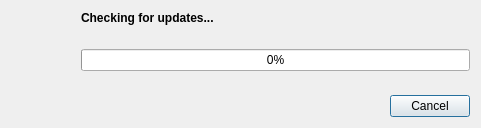
<?xml version="1.0" encoding="UTF-8"?>
<ui version="4.0">
 <class>FvUpdateCheckingDialog</class>
 <widget class="QDialog" name="FvUpdateCheckingDialog">
  <property name="geometry">
   <rect>
    <x>0</x>
    <y>0</y>
    <width>481</width>
    <height>128</height>
   </rect>
  </property>
  <property name="windowTitle">
   <string>Software Update</string>
  </property>
  <layout class="QHBoxLayout" name="horizontalLayout_2">
   <item>
    <layout class="QVBoxLayout" name="verticalLayout_4">
     <item>
      <widget class="QLabel" name="iconLabel">
       <property name="minimumSize">
        <size>
         <width>64</width>
         <height>64</height>
        </size>
       </property>
       <property name="maximumSize">
        <size>
         <width>64</width>
         <height>64</height>
        </size>
       </property>
       <property name="layoutDirection">
        <enum>Qt::LeftToRight</enum>
       </property>
       <property name="frameShape">
        <enum>QFrame::NoFrame</enum>
       </property>
       <property name="lineWidth">
        <number>0</number>
       </property>
       <property name="text">
        <string/>
       </property>
       <property name="pixmap">
        <pixmap resource="Farvor.qrc">:/icons/update_64</pixmap>
       </property>
      </widget>
     </item>
     <item>
      <spacer name="verticalSpacer">
       <property name="orientation">
        <enum>Qt::Vertical</enum>
       </property>
       <property name="sizeHint" stdset="0">
        <size>
         <width>20</width>
         <height>40</height>
        </size>
       </property>
      </spacer>
     </item>
    </layout>
   </item>
   <item>
    <layout class="QVBoxLayout" name="verticalLayout">
     <item>
      <widget class="QLabel" name="updateFileIsLocatedLabel">
       <property name="font">
        <font>
         <weight>75</weight>
         <bold>true</bold>
        </font>
       </property>
       <property name="text">
        <string>Checking for updates...</string>
       </property>
      </widget>
     </item>
     <item>
      <spacer name="verticalSpacer_3">
       <property name="orientation">
        <enum>Qt::Vertical</enum>
       </property>
       <property name="sizeHint" stdset="0">
        <size>
         <width>20</width>
         <height>40</height>
        </size>
       </property>
      </spacer>
     </item>
     <item>
      <widget class="QProgressBar" name="progressBar">
       <property name="value">
        <number>0</number>
       </property>
      </widget>
     </item>
     <item>
      <spacer name="verticalSpacer_2">
       <property name="orientation">
        <enum>Qt::Vertical</enum>
       </property>
       <property name="sizeHint" stdset="0">
        <size>
         <width>20</width>
         <height>40</height>
        </size>
       </property>
      </spacer>
     </item>
     <item>
      <layout class="QHBoxLayout" name="horizontalLayout">
       <item>
        <spacer name="horizontalSpacer">
         <property name="orientation">
          <enum>Qt::Horizontal</enum>
         </property>
         <property name="sizeHint" stdset="0">
          <size>
           <width>40</width>
           <height>20</height>
          </size>
         </property>
        </spacer>
       </item>
       <item>
        <widget class="QPushButton" name="cancelButton">
         <property name="text">
          <string>Cancel</string>
         </property>
        </widget>
       </item>
      </layout>
     </item>
    </layout>
   </item>
  </layout>
 </widget>
 <resources>
  <include location="Farvor.qrc"/>
 </resources>
 <connections/>
</ui>
